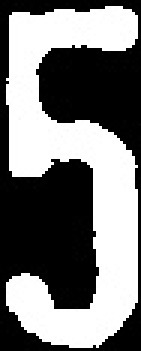
#> input picture src/Character_detection_with_SVM/test_img/2.jpg, 47 x 117 px, found by its file name (shown 3 times larger)
$ jupyter execute Binarization_methods.ipynb
#> lines starting #> are read from the running program, lines starting #| are printed output that depends on the picture; after the words box and inside, x2 and y2 are one past the last pixel; in counts of white or black regions, pixels touching at a corner belong together
[cell 1]
import cv2
from matplotlib import pyplot as plt
from skimage.filters import (threshold_otsu, threshold_niblack,
                             threshold_sauvola, try_all_threshold, threshold_local)
import numpy as np

[cell 2]
path = "E:\\Sem5\\Raw\\Plate_data\\Old\\2.jpg"
frame = cv2.imread(path)
#> frame is the input picture: shape (117, 47, 3); min 0, max 255, mean 121.1
print(frame.shape)
#| (117, 47, 3)
# print(frame)

[cell 3]
# cv2.imshow('a',frame)
# cv2.waitKey()

[cell 4]
# path = "C:\\Users\\ASUS\\OneDrive\\Desktop\\download (4).jpg"

# frame = cv2.cvtColor(frame, cv2.COLOR_RGB2BGR)

# cv2.resize

plt.figure(figsize=(15, 4))
plt.subplot(1, 3, 1)
plt.imshow(frame, aspect='auto')
plt.title("Origin")

frame = cv2.cvtColor(frame, cv2.COLOR_RGB2GRAY)
#> frame: shape (117, 47)
print(frame.shape)
#| (117, 47)


plt.subplot(1,3,2)
plt.imshow(frame, cmap='gray', aspect='auto')
plt.title("Origin in gray")

# [5 lines of commented-out code are left out]
plt.show()
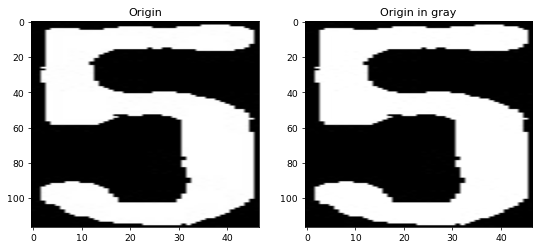
#> figure drawn by matplotlib, 2 panels

[cell 5]
width = frame.shape[1]
#> width = 47
height = frame.shape[0]
#> height = 117

[cell 6]
_,otsu = cv2.threshold(frame, 0, 255, cv2.THRESH_OTSU)
#> otsu: shape (117, 47); 47.5% white; 1 white region, box (x1, y1, x2, y2) and area: (2, 2, 46, 116) 2611

[cell 7]
window_size = 35

[cell 8]
thres_niblack = threshold_niblack(frame,window_size = window_size,k = 0.5)
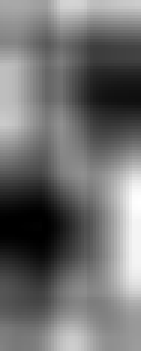
#> thres_niblack: shape (117, 47) float64 (shown 3 times larger); min -14.82, max 169.6, mean 66.3; drawn with min black and max white
# print(niblack_image.shape)
niblack_image = frame > thres_niblack
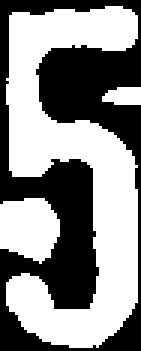
#> niblack_image: shape (117, 47) bool (shown 3 times larger); 55% white; 1 black region, box (x1, y1, x2, y2) and area: (0, 0, 47, 117) 2477

[cell 9]
thres_sauvola = threshold_sauvola(frame,window_size = window_size)
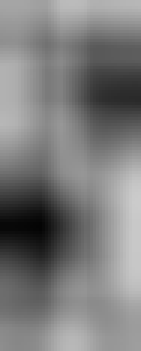
#> thres_sauvola: shape (117, 47) float64 (shown 3 times larger); min 4.43, max 203.5, mean 124
sauvola_image = frame > thres_sauvola

[cell 10]
thres_otsu = threshold_otsu(frame)
#> thres_otsu = 7
otsu_image = frame > thres_otsu

[cell 11]
block_size = 15
local_thresh = threshold_local(frame, block_size, offset=10)
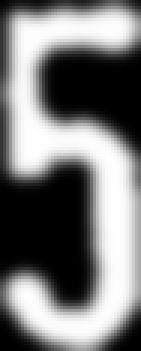
#> local_thresh: shape (117, 47) float64 (shown 3 times larger); min -10, max 244.9, mean 111.1; drawn with min black and max white
binary_local = frame > local_thresh
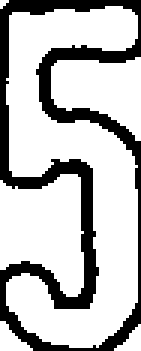
#> binary_local: shape (117, 47) bool (shown 3 times larger); 74.7% white; 1 black region, box (x1, y1, x2, y2) and area: (0, 0, 47, 117) 1392

[cell 12]
plt.figure(figsize=(12,8))

plt.subplot(3, 2, 1)
plt.imshow(frame, cmap='gray', aspect='auto')
plt.title('Origin')
plt.axis('off')

plt.subplot(3,2,2)
plt.imshow(otsu, cmap='gray', aspect='auto')
plt.title('otsu cv2')
plt.axis('off')

plt.subplot(3,2,3)
plt.imshow(otsu_image, cmap='gray', aspect='auto')
plt.title('Otsu scikit')
plt.axis('off')

plt.subplot(3, 2, 4)
plt.imshow(niblack_image, cmap='gray', aspect='auto')
plt.title('Niblack')
plt.axis('off')

plt.subplot(3, 2, 5)
plt.imshow(sauvola_image, cmap='gray',aspect='auto')
plt.title('Sauvola')
plt.axis('off')

plt.subplot(3,2,6)
plt.imshow(binary_local, cmap='gray',aspect='auto')
plt.title("Binary local")
plt.axis('off')


plt.show()

BINARY LOCAL testing

[cell 13]
local_thresh_15 = threshold_local(frame, 15, offset=10)
# print(local_thresh_15.shape)
binary_local_15 = frame > local_thresh_15

local_thresh_25 = threshold_local(frame, 25, offset=10)
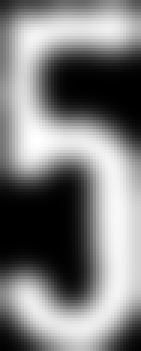
#> local_thresh_25: shape (117, 47) float64 (shown 3 times larger); min -10, max 237.7, mean 111.1; drawn with min black and max white
binary_local_25 = frame > local_thresh_25
#> binary_local_25: shape (117, 47) bool; 64.2% white; 1 black region, box (x1, y1, x2, y2) and area: (0, 0, 47, 117) 1969

local_thresh_35 = threshold_local(frame, 35, offset=10)
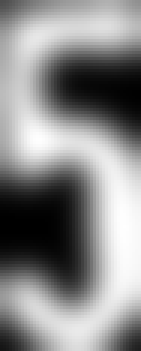
#> local_thresh_35: shape (117, 47) float64 (shown 3 times larger); min -9.45, max 213.2, mean 111.1; drawn with min black and max white
binary_local_35 = frame > local_thresh_35
#> binary_local_35: shape (117, 47) bool; 56% white; 1 black region, box (x1, y1, x2, y2) and area: (0, 0, 47, 117) 2420

local_thresh_45 = threshold_local(frame, 45, offset=10)
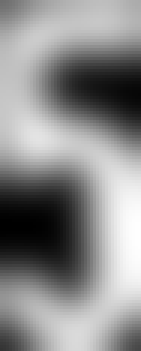
#> local_thresh_45: shape (117, 47) float64 (shown 3 times larger); min -5.87, max 208, mean 111.1; drawn with min black and max white
binary_local_45 = frame > local_thresh_45
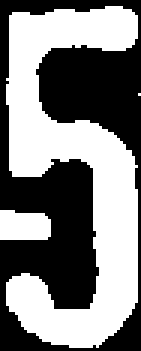
#> binary_local_45: shape (117, 47) bool (shown 3 times larger); 50.3% white; 1 black region, box (x1, y1, x2, y2) and area: (0, 0, 47, 117) 2733

plt.figure(figsize=(12,8))
plt.subplot(2, 2, 1)
plt.imshow(binary_local_15, cmap='gray', aspect='auto')
plt.title("Block size: 15")
plt.axis('off')

plt.subplot(2, 2, 2)
plt.imshow(binary_local_25, cmap='gray', aspect='auto')
plt.title("Block size: 25")
plt.axis('off')

plt.subplot(2, 2, 3)
plt.imshow(binary_local_35, cmap='gray', aspect='auto')
plt.title("Block size: 35")
plt.axis('off')

plt.subplot(2, 2, 4)
plt.imshow(binary_local_45, cmap='gray', aspect='auto')
plt.title("Block size: 45")
plt.axis('off')


plt.show()

$ run again, with src/Character_detection_with_SVM/test_img/1.jpg copied over src/Character_detection_with_SVM/test_img/2.jpg
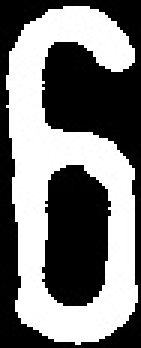
#> input picture src/Character_detection_with_SVM/test_img/1.jpg, 47 x 116 px, found by its file name (shown 3 times larger)
#> frame is the input picture: shape (116, 47, 3); min 0, max 255, mean 119.9
#| (116, 47, 3)
#> frame: shape (116, 47)
#| (116, 47)
#> otsu: shape (116, 47); 47% white; 1 white region, box (x1, y1, x2, y2) and area: (2, 2, 46, 115) 2564
#> `thres_sauvola = threshold_sauvola(frame,window_size = window_size)`:
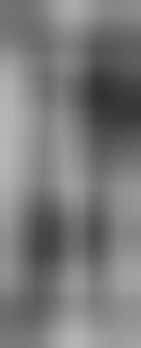
#> thres_sauvola: shape (116, 47) float64 (shown 3 times larger); min 50.64, max 182.3, mean 123.3
#> thres_otsu = 6
#> binary_local: shape (116, 47) bool; 70.2% white; 2 black regions, box (x1, y1, x2, y2) and area: (0, 0, 47, 116) 1183, (14, 55, 37, 102) 443
#> binary_local_25: shape (116, 47) bool; 56.9% white; 2 black regions, box (x1, y1, x2, y2) and area: (0, 0, 47, 116) 1648, (14, 55, 37, 102) 703
#> binary_local_35: shape (116, 47) bool; 48.6% white; 2 white regions, box (x1, y1, x2, y2) and area: (2, 2, 46, 115) 2564, (27, 30, 47, 41) 86
#> `local_thresh_45 = threshold_local(frame, 45, offset=10)`:
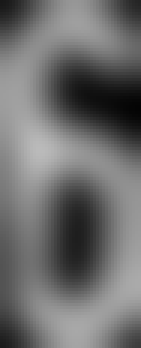
#> local_thresh_45: shape (116, 47) float64 (shown 3 times larger); min 4.32, max 186.6, mean 109.9

$ run again, with src/Character_detection_with_SVM/test_img/3.jpg copied over src/Character_detection_with_SVM/test_img/2.jpg
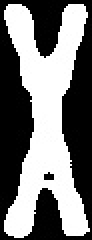
#> input picture src/Character_detection_with_SVM/test_img/3.jpg, 46 x 120 px, found by its file name (shown 2 times larger)
#> frame is the input picture: shape (120, 46, 3); min 0, max 255, mean 119.7
#| (120, 46, 3)
#> frame: shape (120, 46)
#| (120, 46)
#> otsu: shape (120, 46); 47% white; 1 white region, box (x1, y1, x2, y2) and area: (2, 2, 45, 119) 2592
#> niblack_image: shape (120, 46) bool; 48.3% white; 2 white regions, box (x1, y1, x2, y2) and area: (2, 2, 45, 119) 2592, (0, 52, 5, 70) 73
#> thres_otsu = 7
#> binary_local: shape (120, 46) bool; 73.2% white; 2 black regions (1 under 20 px), largest, box (x1, y1, x2, y2) and area: (0, 0, 46, 120) 1463
#> binary_local_25: shape (120, 46) bool; 59.9% white; 2 black regions (1 under 20 px), largest, box (x1, y1, x2, y2) and area: (0, 0, 46, 120) 2196
#> binary_local_35: shape (120, 46) bool; 51.9% white; 2 black regions (1 under 20 px), largest, box (x1, y1, x2, y2) and area: (0, 0, 46, 120) 2641
#> `binary_local_45 = frame > local_thresh_45`:
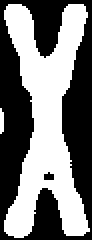
#> binary_local_45: shape (120, 46) bool (shown 2 times larger); 47.4% white; 2 white regions, box (x1, y1, x2, y2) and area: (2, 2, 45, 119) 2592, (0, 54, 2, 67) 23
